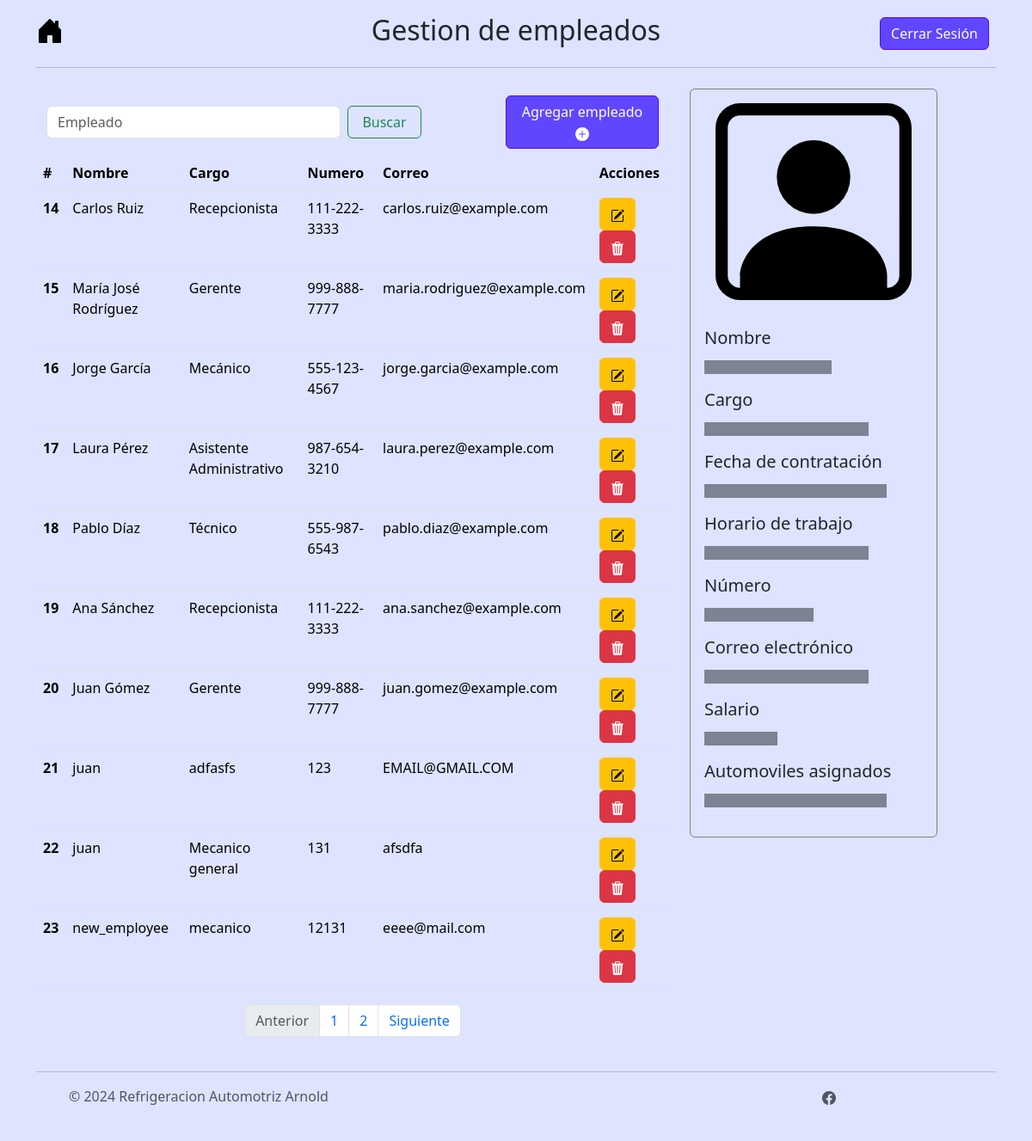
Page /menu/empleados/page/2 (signed in) on the earlier database version.
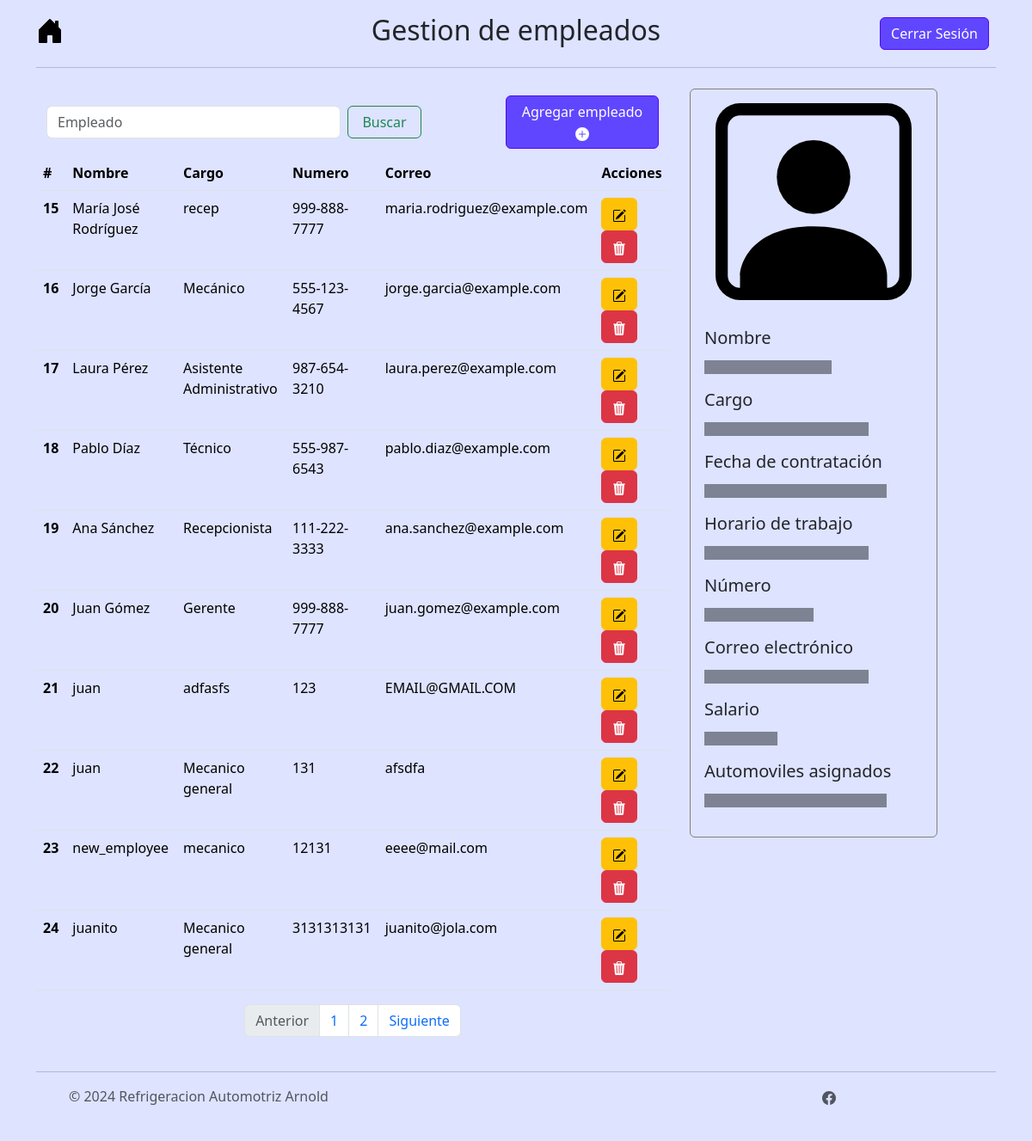
Same page on the later database version.
### tables this page shows
CREATE TABLE empleados (id_empleado INTEGER PRIMARY KEY UNIQUE NOT NULL, activo INTEGER (1) NOT NULL, nombre_completo VARCHAR (100) NOT NULL, cargo VARCHAR (50) NOT NULL, fecha_contratacion DATE NOT NULL, horario_trabajo VARCHAR (100) NOT NULL, numero_contacto VARCHAR (20) NOT NULL, correo_electronico VARCHAR (100), salario DECIMAL (10, 2) NOT NULL, automovil_asignado INTEGER);

### controller/empleado_controller.py (the view)
@app.route("/menu/empleados")
@app.route("/menu/empleados/page")
@app.route("/menu/empleados/page/<int:page>")
@login_required
def menu_empleados(page=1):
    rows = select_empleados_db(page)
    return render_template('menu_empleados.html', data=rows)

### controller/login_controller.py (called while the page is built)
@login_manager.user_loader
def load_user(user_id):
    return db.get_or_404(Users, user_id)

### model/empleado_model.py (called while the page is built)
def select_empleados_db(page):
    limit=10
    start = limit * (page - 1)
    activo = 1
    try:
        conn = sqlite3.connect("instance/arnold_autorefrigeraciones.db")
        c = conn.cursor()
        c.execute("SELECT * FROM empleados WHERE activo = ? LIMIT ?, ?", (activo, start, limit))
        myresult = c.fetchall()
        insertObject = []
        columnNames = [column[0] for column in c.description]
        for record in myresult:
            insertObject.append(dict(zip(columnNames, record)))
        count = contar_automoviles_activos_db()
        total_pages = ceil(count / limit)
        conn.close()
        return [insertObject, total_pages]
    except sqlite3.Error as e:
        print("Error:", e)
        return None

def contar_automoviles_activos_db():
    activo = 1
    try:
        conn = sqlite3.connect("instance/arnold_autorefrigeraciones.db")
        c = conn.cursor()
        c.execute("SELECT count(id_empleado) FROM empleados WHERE activo = ?", (activo, ))
        count = c.fetchall()[0][0]
        return count
    except Exception as e:
        return str(e)
    finally:
        if conn:
            conn.close()

### templates/menu_empleados.html (shortened to what this page needs)
{% extends 'base.html' %}
{% block styling %}
  {{ super() }}
  <link rel="stylesheet" href="/static/css/styles.css">
  <link href="https://cdn.jsdelivr.net/npm/bootstrap-datepicker@1.9.0/dist/css/bootstrap-datepicker.min.css" rel="stylesheet">
{% endblock %}
{% block nombre_menu %}Gestion de empleados{% endblock%}
{% block content %}
<div class="container parent">
  <div class="row">
    <div class="col-lg-8 child">
      <nav class="navbar">
        <div class="container-fluid">
          <form class="d-flex" role="search", action="{{url_for('select_empleado_by_filter')}}", method="POST">
            <input class="form-control me-2 col-lg-3" type="search" placeholder="Empleado" aria-label="Search" name="filtro" required>
            <button class="btn btn-outline-success col-lg-3" type="submit">Buscar</button>
          </form>
          <button type="button" class="btn btn-primary col-lg-3" data-bs-toggle="modal" data-bs-target="#ModalCreateEmpleado">
            Agregar empleado
            <svg xmlns="http://www.w3.org/2000/svg" width="16" height="16" fill="currentColor" class="bi bi-plus-circle-fill" viewBox="0 0 16 16">
              <path d="M16 8A8 8 0 1 1 0 8a8 8 0 0 1 16 0M8.5 4.5a.5.5 0 0 0-1 0v3h-3a.5.5 0 0 0 0 1h3v3a.5.5 0 0 0 1 0v-3h3a.5.5 0 0 0 0-1h-3z"/>
            </svg>
          </button>
        </div>
      </nav>
    <div class="table-responsive bg-custom">
      <table class="table table-hover" id="tabla_empleados">
        <thead class="thead-dark">
          <tr>
            <th scope="col">#</th>
            <th scope="col">Nombre</th>
            <th scope="col">Cargo</th>
            <th scope="col">Numero</th>
            <th scope="col">Correo</th>
            <th scope="col">Acciones</th>
          </tr>
        </thead>
        <tbody>
          {% for empleado in data[0] %}
            <tr>
              <th>{{ empleado.id_empleado }}</th>
              <td>{{ empleado.nombre_completo }}</td>
              <td>{{ empleado.cargo }}</td>
              <td>{{ empleado.numero_contacto }}</td>
              <td>{{ empleado.correo_electronico }}</td>
              <td>
                <button type="button" class="btn btn-warning" data-bs-toggle="modal" data-bs-target="#modal_update{{empleado.id_empleado}}">
                </button>
                <button type="button" class="btn btn-danger" data-bs-toggle="modal" data-bs-target="#modal_delete{{empleado.id_empleado}}">
                </button>
              </td>
            </tr>
          {% endfor %}
          </tbody>
        </table>
      </div>
      <nav aria-label="Page navigation example">
        <ul class="pagination justify-content-center">
          <li class="page-item disabled">
            <a class="page-link">Anterior</a>
          </li>
          {% for i in range(data[1]) %}
            <li class="page-item"><a class="page-link" href="{{url_for('menu_empleados', page=i+1)}}">{{i+1}}</a></li>
          {% endfor %}
          <li class="page-item">
            <a class="page-link" href="#">Siguiente</a>
          </li>
        </ul>
      </nav>
    </div>
    <div class="col-lg-4 child">
      <div class="card card-color" style="width: 18rem;" id="details_card">
        <img src="/static/icons/person-square.svg" class="card-img-top my-3 mx-auto" style="max-width: 80%;" alt="...">
        <div class="card-body">
          <div class="row">
            <div class="col">
              <h5 class="card-title">Nombre</h5>
              <p class="placeholder-glow">
                <span class="placeholder col-7"></span>
              </p>
              <h5 class="card-title">Cargo</h5>
              <p class="placeholder-glow">
                <span class="placeholder col-9"></span>
              </p>
              <h5 class="card-title">Fecha de contratación</h5>
              <p class="placeholder-glow">
                <span class="placeholder col-10"></span>
              </p>
              <h5 class="card-title">Horario de trabajo</h5>
              <p class="placeholder-glow">
                <span class="placeholder col-9"></span>
              </p>
            </div>
            <div class="col">
              <h5 class="card-title">Número</h5>
              <p class="placeholder-glow">
                <span class="placeholder col-6"></span>
              </p>
              <h5 class="card-title">Correo electrónico</h5>
              <p class="placeholder-glow">
                <span class="placeholder col-9"></span>
              </p>
              <h5 class="card-title">Salario</h5>
              <p class="placeholder-glow">
                <span class="placeholder col-4"></span>
              </p>
              <h5 class="card-title">Automoviles asignados</h5>
              <p class="placeholder-glow">
                <span class="placeholder col-10"></span>
              </p>
            </div>
          </div>
        </div>
      </div>
    </div>
  </div>
</div>
<div class="toast-container position-fixed bottom-0 end-0 p-3">
</div>
{% endblock %}

### templates/base.html (shortened to what this page needs)
<!DOCTYPE html>
<html lang="en">
<head>
    {% block styling %}
    <link href="https://cdn.jsdelivr.net/npm/bootstrap@5.3.3/dist/css/bootstrap.min.css" rel="stylesheet">
    <link rel="stylesheet" href="/static/css/styles.css">
    {% endblock %}
</head>
<body style="background-color: #DEE3FF;">
    <div class="container">
        <header class="d-flex flex-wrap align-items-center justify-content-center justify-content-md-between py-3 mb-4" style="border-bottom: 1px solid #00000030;">
          <div class="com-sm-3 col-md-3 mb-2 mb-md-0">
            <a href="{{url_for('menu')}}" class="d-inline-flex link-body-emphasis text-decoration-none">
            </a>
          </div>
          <ul class="nav com-sm-3 col-12 col-md-auto mb-2 justify-content-center mb-md-0">
            <li><h2>{% block nombre_menu %}{% endblock %}</h2></li>
          </ul>
          <div class="com-sm-3 col-md-3 text-end">
            <a href="{{ url_for('logout') }}">
                <button type="button" class="btn btn-primary me-2">Cerrar Sesión</button>
            </a>
          </div>
        </header>
      </div>
    {% block content %}
    {% endblock %}
    <section>
        <div class="container">
            <footer class="d-flex flex-wrap justify-content-between align-items-center py-3 my-4" style="border-top: 1px solid #00000030;">
            <div class="col-md-4 d-flex align-items-center">
                <a href="/" class="mb-3 me-2 mb-md-0 text-body-secondary text-decoration-none lh-1">
                    <svg class="bi" width="30" height="24"><use xlink:href="#bootstrap"></use></svg>
                </a>
            <span class="mb-3 mb-md-0 text-body-secondary">© 2024 Refrigeracion Automotriz Arnold </span>
          </div>
          <ul class="nav col-md-4 justify-content-end list-unstyled d-flex">
            <li class="ms-3"><a class="text-body-secondary" href="https://www.facebook.com/p/Refrigeracion-Automotriz-Arnold-100063594305820/">
            </li>
          </ul>
        </footer>
      </div>
    </section>
  </body>
</html>

### static/css/styles.css (style rules this page uses)
.bg-custom, .bg-custom th, .bg-custom td { background-color: #DEE3FF !important; }
.btn-primary { background-color: #6046FF; border: 1px solid #5308F3; color:#FFFFFF; }
.card-color { background-color: #DEE3FF; border: 1px solid #808080; }

Differences in the rows shown:
no longer on this page (row unchanged): empleados: id_empleado "14", nombre_completo "Carlos Ruiz", cargo "Recepcionista", numero_contacto "111-222-3333", correo_electronico "carlos.ruiz@example.com"
changed empleados "María José Rodríguez": cargo "Gerente" → "recep"
added empleados: id_empleado "24", nombre_completo "juanito", cargo "Mecanico general", numero_contacto "3131313131", correo_electronico "juanito@jola.com"
